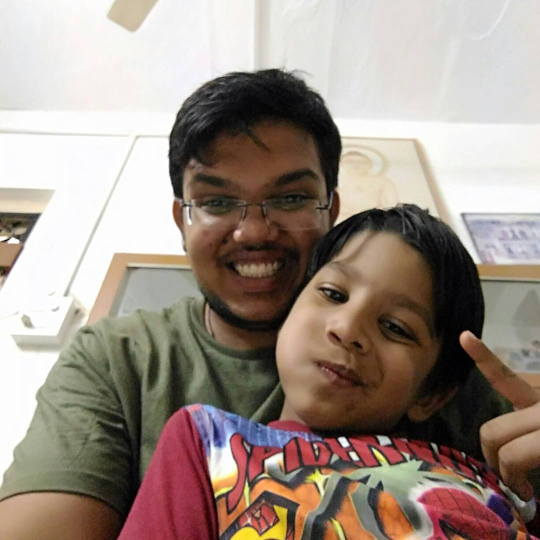
#> input picture OpenCV/img.jpg, 1080 x 1080 px, given in place of the camera (shown at 1/2 size)
$ python bluring_smoothing.py
#> lines starting #> are read from the running program, lines starting #| are printed output that depends on the picture; after the words box and inside, x2 and y2 are one past the last pixel; in counts of white or black regions, pixels touching at a corner belong together
import cv2
import numpy as np

cap = cv2.VideoCapture(0)

while(1):
    _, frame = cap.read()
#> frame is the input picture: shape (1080, 1080, 3); mean B, G, R 133.9, 143.6, 157.4
    hsv = cv2.cvtColor(frame, cv2.COLOR_BGR2HSV)
#> hsv: shape (1080, 1080, 3); mean H, S, V 38.3, 60.2, 158.9

    lower_red = np.array([0,0,0])
    upper_red = np.array([180,180,100])

    mask = cv2.inRange(hsv, lower_red, upper_red)
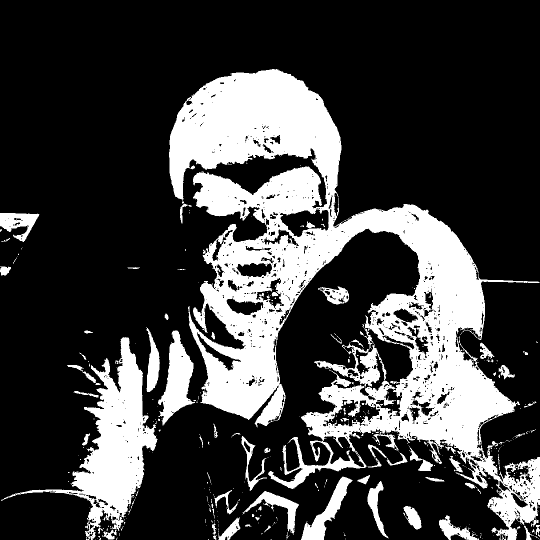
#> mask: shape (1080, 1080) (shown at 1/2 size); 25.4% white; 392 white regions (316 under 20 px), largest, box (x1, y1, x2, y2) and area: (338, 138, 1080, 1080) 231062, (2, 674, 315, 1080) 32497, (316, 661, 390, 851) 6723
    res = cv2.bitwise_and(frame,frame, mask= mask)
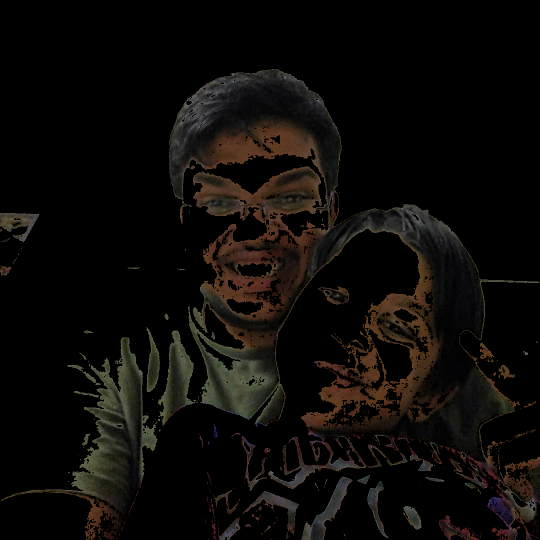
#> res: shape (1080, 1080, 3) (shown at 1/2 size); mean B, G, R 8.2, 10.5, 13

    kernel = np.ones((15,15),np.float32)/225
    filter2D = cv2.filter2D(res,-1,kernel)
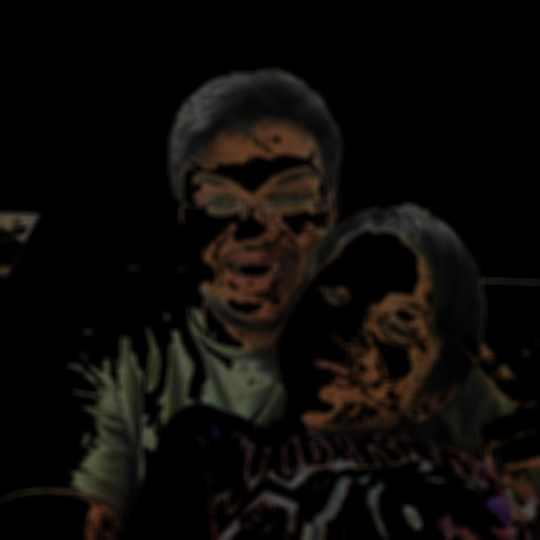
#> filter2D: shape (1080, 1080, 3) (shown at 1/2 size); mean B, G, R 8.2, 10.5, 13


    cv2.imshow('Original',frame)
    cv2.imshow('filter2D',filter2D)

    blur = cv2.GaussianBlur(res,(15,15),0)
    cv2.imshow('Gaussian Blurring',blur)

    median = cv2.medianBlur(res,15)
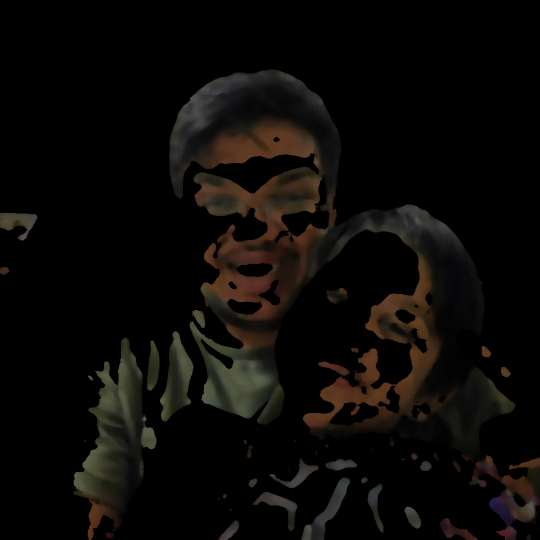
#> median: shape (1080, 1080, 3) (shown at 1/2 size); mean B, G, R 7.1, 9.4, 11.5
    cv2.imshow('Median Blur',median)

    #bilateral = cv2.bilateralFilter(res,15,75,75)
    #cv2.imshow('bilateral Blur',bilateral)


    k = cv2.waitKey(5) & 0xFF
#> (key Esc is pressed here)
    if k == 27:
        break

cv2.destroyAllWindows()
cap.release()
